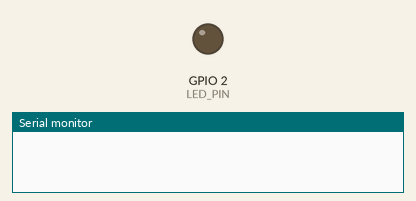
This sketch was run on a simulated ESP32. Shown: output pins drawn as LEDs (lit = HIGH), the last lines printed to the serial monitor.

Above: at 0.0 s.
At 4.3 s:
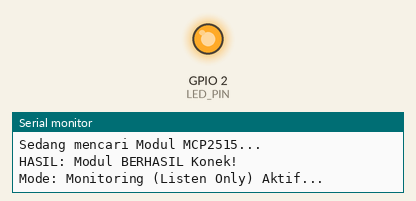
Timing chart, 0 to 5.8 s (numbered marks = the images above):
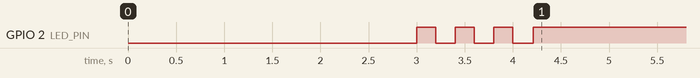

The sketch:

Wuling_Can_Sniffer.ino.ino
```cpp
#include <SPI.h>
#include <mcp_can.h>

const int SPI_CS_PIN = 5;
const int LED_PIN = 2; // Lampu biru bawaan ESP32
MCP_CAN CAN(SPI_CS_PIN);

void setup() {
  pinMode(LED_PIN, OUTPUT);
  Serial.begin(115200);

  // Jeda 3 detik agar Serial Monitor siap
  delay(3000);

  // Tes kedip lampu 3x saat mulai
  for(int i=0; i<3; i++) {
    digitalWrite(LED_PIN, HIGH); delay(200);
    digitalWrite(LED_PIN, LOW); delay(200);
  }

  Serial.println("\n======================================");
  Serial.println("   CAPSTONE PROJECT: WULING MONITOR   ");
  Serial.println("======================================");
  Serial.println("Status: Program Berhasil Dimulai!");

  /* * CATATAN KRISTAL:
   * Kalau modul birumu tulisannya 16.000 -> ganti MCP_8MHZ jadi MCP_16MHZ
   */
  Serial.println("Sedang mencari Modul MCP2515...");

  while (CAN.begin(MCP_ANY, CAN_500KBPS, MCP_8MHZ) != CAN_OK) {
    Serial.println("HASIL: Modul TIDAK TERDETEKSI (Cek Kabel/Power)");
    digitalWrite(LED_PIN, !digitalRead(LED_PIN)); // Lampu kedip lambat tanda error
    delay(2000);
  }

  Serial.println("HASIL: Modul BERHASIL Konek!");
  digitalWrite(LED_PIN, HIGH); // Lampu nyala terus tanda siap

  CAN.setMode(MCP_LISTENONLY);
  Serial.println("Mode: Monitoring (Listen Only) Aktif...");
}

void loop() {
  long unsigned int rxId;
  unsigned char len = 0;
  unsigned char rxBuf[8];

  if (CAN_MSGAVAIL == CAN.checkReceive()) {
    CAN.readMsgBuf(&rxId, &len, rxBuf);

    Serial.print("ID:0x");
    Serial.print(rxId, HEX);
    Serial.print(",");

    for (int i = 0; i < len; i++) {
      if (rxBuf[i] < 0x10) Serial.print("0");
      Serial.print(rxBuf[i], HEX);
      if (i < len - 1) Serial.print(" ");
    }
    Serial.println();
  }
}
```
